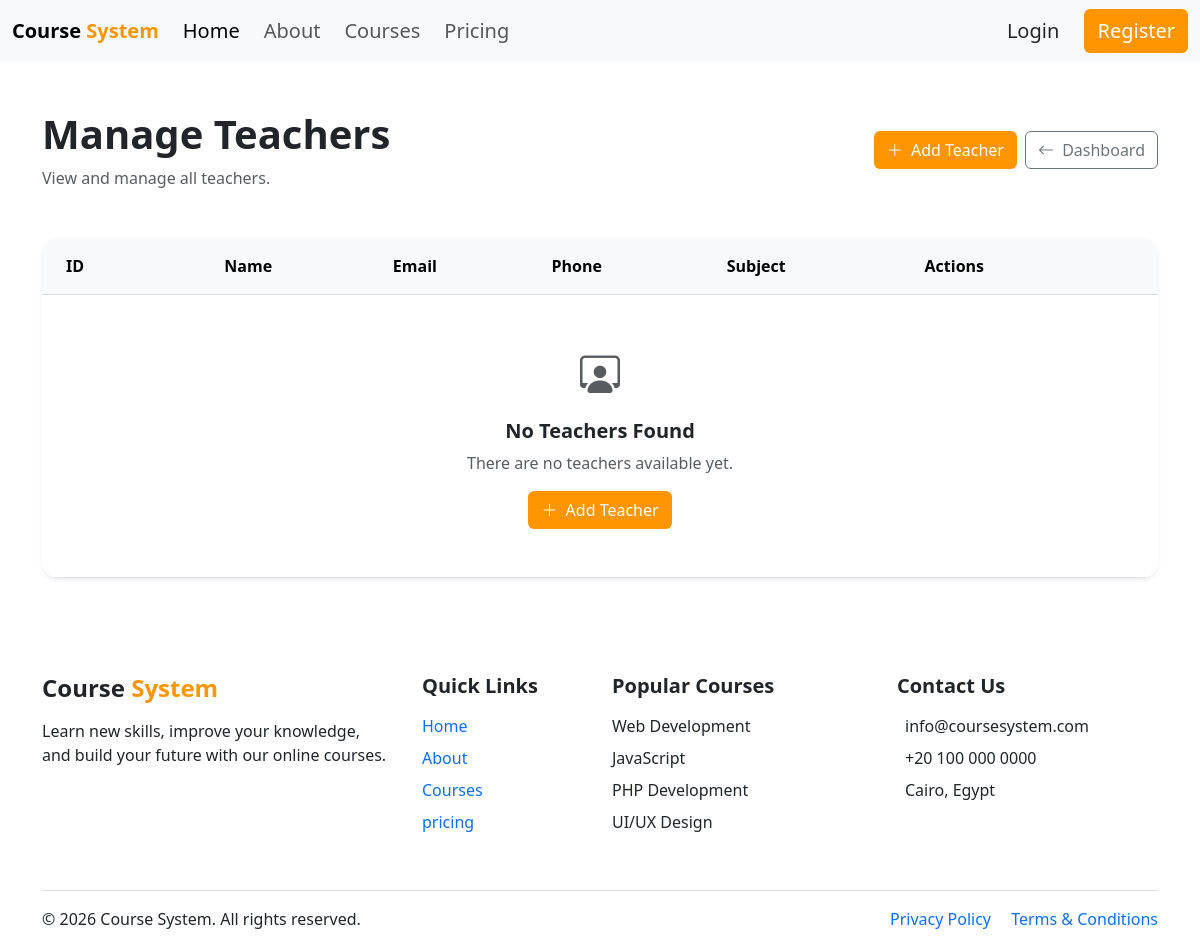
/manage_teachers.php, run on an earlier commit of the app's database.
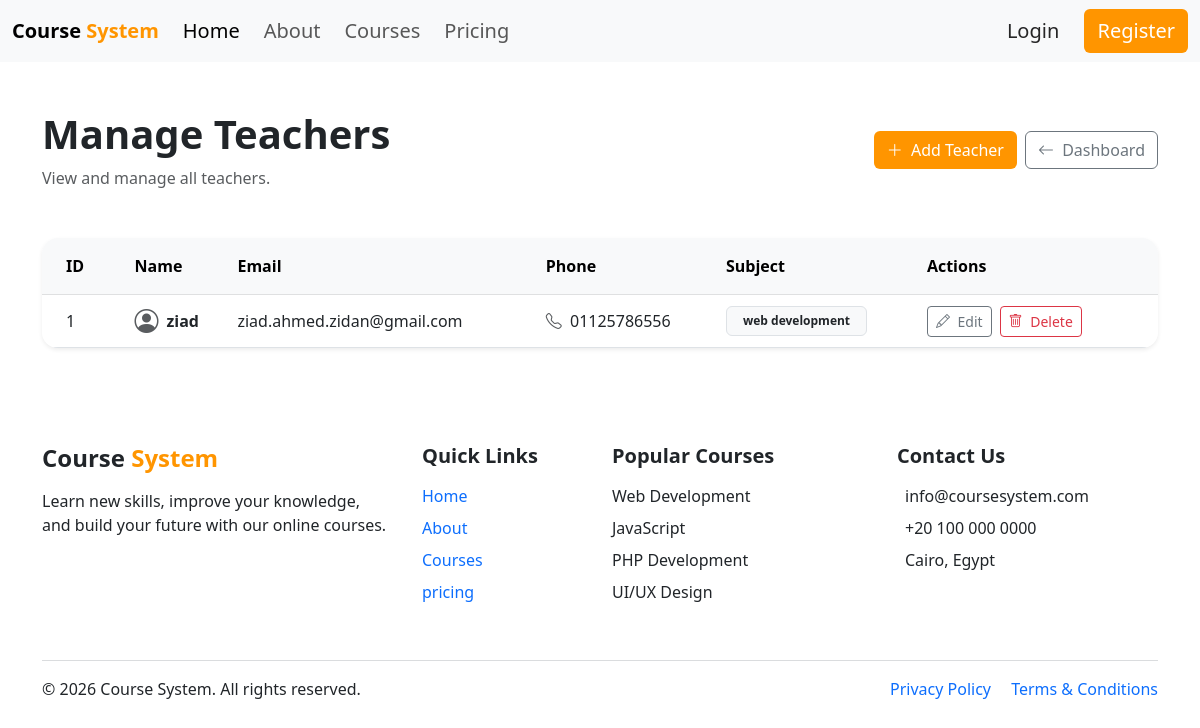
And on a later commit of the database.
### tables this page shows
CREATE TABLE `teachers` (
  `id` int(11) NOT NULL,
  `phone` varchar(100) NOT NULL,
  `subject` varchar(100) NOT NULL,
  `user_id` int(11) NOT NULL
);

CREATE TABLE `users` (
  `id` int(11) NOT NULL,
  `name` varchar(100) NOT NULL,
  `email` varchar(100) NOT NULL,
  `password` varchar(255) NOT NULL,
  `role` varchar(50) NOT NULL,
  `image` varchar(255) NOT NULL
);

### manage_teachers.php (the view, shortened to what the changed rows need)
<?php
include "connect.php";
$sql = "SELECT teachers.id, teachers.phone, teachers.subject,
               users.name, users.email
        FROM teachers
        JOIN users ON teachers.user_id = users.id";
$result = $conn->query($sql);
include "header.php";
?>
<div class="container py-5">
    <div class="d-flex flex-column flex-md-row justify-content-between align-items-md-center gap-3 mb-5">
        <div>
            <h1 class="fw-bold mb-2">
                Manage Teachers
            </h1>
        </div>
    </div>
    <div class="card border-0 shadow-sm rounded-4 overflow-hidden">
        <div class="card-body p-0">
            <div class="table-responsive">
                <table class="table table-hover align-middle mb-0">
                    <thead class="table-light">
                        <tr>
                            <th class="px-4 py-3">
                                ID
                            </th>
                            <th class="py-3">
                                Name
                            </th>
                            <th class="py-3">
                                Email
                            </th>
                            <th class="py-3">
                                Phone
                            </th>
                            <th class="py-3">
                                Subject
                            </th>
                            <th class="py-3 pe-4">
                                Actions
                            </th>
                        </tr>
                    </thead>
                    <tbody>
                    <?php if ($result && $result->num_rows > 0): ?>
                        <?php while ($teacher = $result->fetch_assoc()): ?>
                            <tr>
                                <td class="px-4 fw-medium">
                                    <?php echo $teacher['id']; ?>
                                </td>
                                <td>
                                    <div class="d-flex align-items-center gap-2">
                                        <i class="bi bi-person-circle fs-4 text-muted"></i>
                                        <span class="fw-semibold">
                                            <?php echo htmlspecialchars($teacher['name']); ?>
                                        </span>
                                    </div>
                                </td>
                                <td>
                                    <?php echo htmlspecialchars($teacher['email']); ?>
                                </td>
                                <td>
                                    <span class="text-nowrap">
                                        <i class="bi bi-telephone me-1 text-muted"></i>
                                        <?php echo htmlspecialchars($teacher['phone']); ?>
                                    </span>
                                </td>
                                <td>
                                    <span class="badge bg-light text-dark border px-3 py-2">
                                        <?php echo htmlspecialchars($teacher['subject']); ?>
                                    </span>
                                </td>
                                <td class="pe-4">
                                    <div class="d-flex gap-2">
                                        <a
                                            href="edit_teacher.php?id=<?php echo $teacher['id']; ?>"
                                            class="btn btn-sm btn-outline-secondary"
                                        >
                                            <i class="bi bi-pencil me-1"></i>
                                            Edit
                                        </a>
                                        <a
                                            href="delete_teacher.php?id=<?php echo $teacher['id']; ?>"
                                            class="btn btn-sm btn-outline-danger"
                                            onclick="return confirm('Are you sure you want to delete this teacher?');"
                                        >
                                            <i class="bi bi-trash me-1"></i>
                                            Delete
                                        </a>
                                    </div>
                                </td>
                            </tr>
                        <?php endwhile; ?>
                    <?php else: ?>
                        <tr>
                            <td colspan="6"
                                class="text-center py-5">
                                <div class="mb-3">
                                    <i class="bi bi-person-workspace fs-1 text-muted"></i>
                                </div>
                                <h5 class="fw-bold">
                                    No Teachers Found
                                </h5>
                                <p class="text-muted mb-3">
                                    There are no teachers available yet.
                                </p>
                                <a
                                    href="add_teacher.php"
                                    class="btn text-white"
                                    style="background-color: #FF9500;"
                                >
                                    <i class="bi bi-plus-lg me-1"></i>
                                    Add Teacher
                                </a>
                            </td>
                        </tr>
                    <?php endif; ?>
                    </tbody>
                </table>
            </div>
        </div>
    </div>
</div>
<?php
include "footer.php";
?>

What changed in the data, as far as the page shows it:
added teachers: id "1", user.name "ziad", user.email "ziad.ahmed.zidan@gmail.com", phone "01125786556", subject "web development"
Also different on the page:
text no longer shown: "No Teachers Found There are no teachers available yet. Add Teacher"
